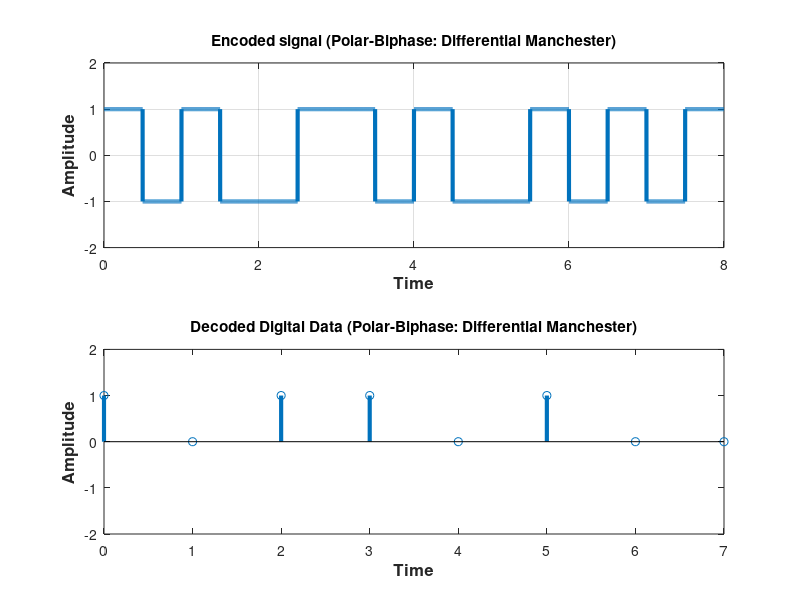

This chart was generated by the following MATLAB code:
clear all;
close all;
clc;

%bits = input('prompt');
bits = [1 0 1 1 0 1 0 0];
bitrate = 1;
n = 1000;
T = length(bits)/bitrate;
N = n*length(bits);
dt = T/N;
t = 0:dt:T-dt;
x = zeros(1, length(t));
lastbit = 1;
for i=1:length(bits)
  if bits(i)==0
    x((i-1)*n+1:(i-1)*n+n/2) = -lastbit;
    x((i-1)*n+n/2:i*n) = lastbit;
  else
    x((i-1)*n+1:(i-1)*n+n/2) = lastbit;
    x((i-1)*n+n/2:i*n) = -lastbit;
    lastbit = -lastbit;
  end
end
subplot(2,1,1);
plot(t, x, 'Linewidth', 3);
axis([0, length(bits), -2, 2]);
title('Encoded signal (Polar-Biphase: Differential Manchester)');
xlabel('Time','fontweight','bold','fontsize',12);
ylabel('Amplitude','fontweight','bold','fontsize',12);
grid on;

%decoding

counter = 0;
lastbit = 1;
for i = 1:length(t)
  if t(i)>counter
    counter = counter + 1;
    if x(i)==lastbit
      result(counter) = 1;
      lastbit = -lastbit;
    else result(counter) = 0;
    end
  end
end
t1 = 0 : bitrate : length(bits) - 1;
subplot(2,1,2);
stem(t1, result, 'linewidth', 3);
axis([0, length(bits) - 1, -2, 2]);
title('Decoded Digital Data (Polar-Biphase: Differential Manchester)');
xlabel('Time','fontweight','bold','fontsize',12);
ylabel('Amplitude','fontweight','bold','fontsize',12);

disp('Differential Manchester Decoding:');
disp(result);
